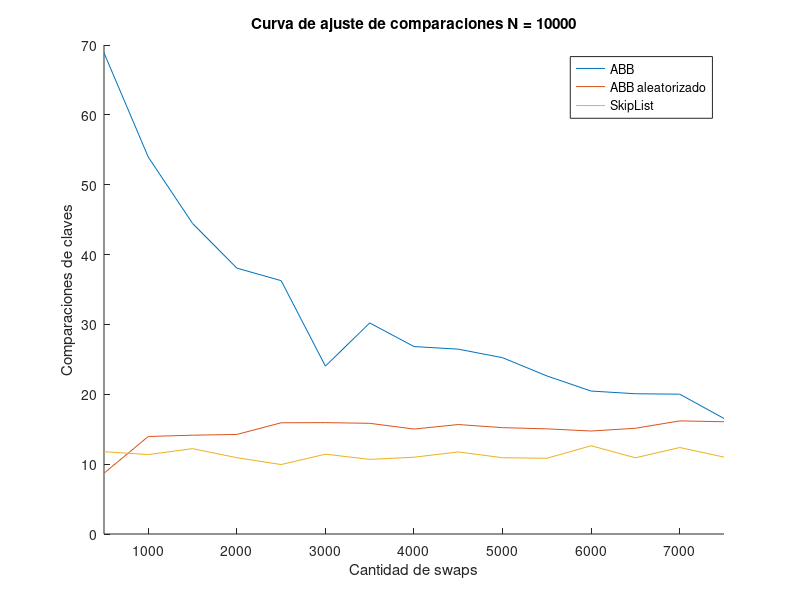

MATLAB code for this plot:
function swap_curve
    load ADJUST10000;
    n = 10000;
    d_swap = 0.05*n;

    abb   = ADJUST10000(:,1)
    abb_r = ADJUST10000(:, 2)
    skip  = ADJUST10000(:, 3)
    len = 15;

    swaps = d_swap:d_swap:d_swap*len;

    hold on;
    plot(swaps, abb, swaps, abb_r, swaps, skip);
    legend('ABB', 'ABB aleatorizado', 'SkipList');
    # errorbar(x, m, s);

    axis([500 len*500 0 70]);
    xlabel ("Cantidad de swaps");
    ylabel ("Comparaciones de claves");
    title('Curva de ajuste de comparaciones N = 10000');
    print -dsvg swaps.svg;
endfunction

function global_swap
    SWAPS = [7000, 15700, 36500]
    ERROR = [8276.47267862, 13118.6889589, 31264.9964017]
    n     = [10000, 20000, 50000]

    hold off;
    bar(n, SWAPS);
    errorbar(n, SWAPS, ERROR);
    # legend('Swaps');

    axis([0 60000 -10000 70000]);
    xlabel ("Cantidad de elementos (N)");
    ylabel ("Cantidad de swaps (k)");
    title('Curva de swaps en función de N');
    print -dsvg global_swaps.svg;
endfunction

swap_curve()
global_swap()